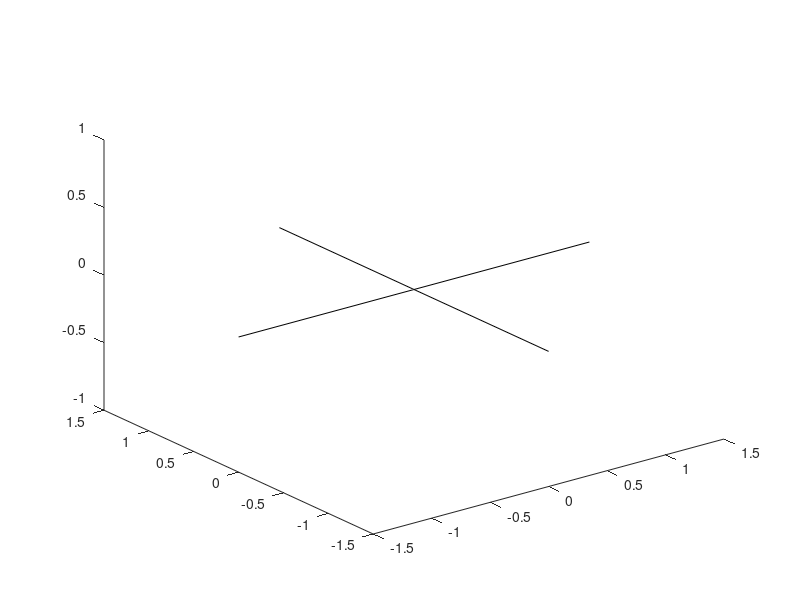

Here is the MATLAB script that generated this plot: (Note: this script raises an error after producing the figure.)
function plot_SCARA_working_space()
% 

figure(1)
plot3([-1.5 1.5],[0 0],[0 0],'k')
hold on
plot3([0 0],[-1.5 1.5],[0 0],'k')
Q=[pi/2 0 0.15 0];
geometria_SCARA

% plotto il centro dell'area di lavoro
S=SCARAdir(Q,L);
plot3(S(1),S(2),S(3),'r*')

PlotSCARA(Q,L,'b',1)
grid on
axis('equal')
view([0 90])
title("Area di lavoro SCARA (piano XY)")


% plot piano xy
% calcolo coordinate max ai giunti 
Q1max = pi/2 + 290/180*pi/2;
Q1min = pi/2 - 290/180*pi/2;

Q2max = + 290/180*pi/2;
Q2min = - 290/180*pi/2;

% PlotSCARA([Q1max Q2max Q(3) Q(4)],L,'b',1)
% PlotSCARA([Q1min Q2min Q(3) Q(4)],L,'b',1)

for i=1:101
    q1(i) = Q1min+(Q1max-Q1min)/100*(i-1);
    s1(:,i) = SCARAdir([q1(i) Q(2) Q(3) Q(4)],L)

    q2(i) = Q2min+(0-Q2min)/100*(i-1);
    s2(:,i) = SCARAdir([Q1min q2(i) Q(3) Q(4)],L)
    
    q3(i) = +(Q2max-0)/100*(i-1);
    s3(:,i) = SCARAdir([Q1max q3(i) Q(3) Q(4)],L)
   
end


plot3(s1(1,:),s1(2,:),s1(3,:),'r')
plot3(s2(1,:),s2(2,:),s2(3,:),'r')
plot3(s3(1,:),s3(2,:),s3(3,:),'r')

% plot dell'arco interno
for i=1:101
    q4(i) = Q1min+(Q1max-Q1min)/100*(i-1);
    s4(:,i) = SCARAdir([q4(i) Q2min Q(3) Q(4)],L);

    q5(i) = Q1min+(Q1max-Q1min)/100*(i-1);
    s5(:,i) = SCARAdir([q5(i) Q2max Q(3) Q(4)],L);
end

plot3(s4(1,:),s4(2,:),s4(3,:),'r')
plot3(s5(1,:),s5(2,:),s5(3,:),'r')

legend("","","centro area di lavoro","SCARA","","","working space","Location","best")

% plot piano zy
figure(2)
plot3([-2 2],[0 0],[0 0],'k')
hold on
plot3([0 0],[-2 2],[0 0],'k')
grid on
axis('equal')
view([90 0])
zlim([-0.2 0.5])

%plot del punto centrale dell'area di lavoro
S=SCARAdir(Q,L);
plot3(S(1),S(2),S(3),'r*')

PlotSCARA(Q,L,'b',2)

Q3min = +0.05;
Q3max = 0.40;

for i=1:101
    q6(i) = Q3min+(Q3max-Q3min)/100*(i-1);
    s6(:,i) = SCARAdir([Q(1) Q(2) q6(i) Q(4)],L);
end

plot3(s6(1,:),s6(2,:),s6(3,:),'r')

% ricavo i punti mancanti con la cinematica inversa

S1p = [0 0.33077 0.15 0]';
Q0 = [pi/10 8*pi/10 0.15 0]';

[Q7 val] = SCARAinv(S1p,L,Q0,1e-6,55)
% PlotSCARA(Q7,L,'b',1)
% PlotSCARA(Q7,L,'b',2)

S2p = [0 -0.9 0.15 0]';
Q0 = [Q1max 5*pi/10 0.15 0]';

[Q8 val] = SCARAinv(S2p,L,Q0,1e-6,55)
% PlotSCARA(Q8,L,'b',1)
% PlotSCARA(Q8,L,'b',2)

S3p = [0 -0.33 0.15 0]';
Q0 = [11*pi/10 8*pi/10 0.15 0]';

[Q9 val] = SCARAinv(S3p,L,Q0,1e-6,55)
% PlotSCARA(Q9,L,'b',1)
% PlotSCARA(Q9,L,'b',2)


for i=1:101
    s7(:,i) = SCARAdir([Q7(1) Q7(2) q6(i) Q7(4)],L);
    s8(:,i) = SCARAdir([Q8(1) Q8(2) q6(i) Q8(4)],L);
    s9(:,i) = SCARAdir([Q9(1) Q9(2) q6(i) Q9(4)],L);
end

plot3(s7(1,:),s7(2,:),s7(3,:),'r')
plot3(s8(1,:),s8(2,:),s8(3,:),'r')
plot3(s9(1,:),s9(2,:),s9(3,:),'r')
plot3([0 0],[s6(2,end) s7(2,end)],[s6(3,end) s6(3,end)],'r')
plot3([0 0],[s6(2,end) s7(2,end)],[s6(3,1) s6(3,1)],'r')
plot3([0 0],[s8(2,end) s9(2,end)],[s6(3,end) s6(3,end)],'r')
plot3([0 0],[s8(2,end) s9(2,end)],[s6(3,1) s6(3,1)],'r')

legend("","","centro area di lavoro","SCARA","","","working space")
title("Area di lavoro SCARA (piano YZ)")
ylabel("y")
zlabel("z")


end
